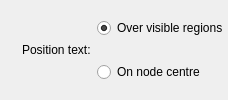
            <widget class="QWidget" name="widget_9" native="true">
             <layout class="QHBoxLayout" name="horizontalLayout_6">
              <property name="leftMargin">
               <number>0</number>
              </property>
              <property name="topMargin">
               <number>0</number>
              </property>
              <property name="rightMargin">
               <number>0</number>
              </property>
              <property name="bottomMargin">
               <number>0</number>
              </property>
              <item>
               <spacer name="horizontalSpacer_25">
                <property name="orientation">
                 <enum>Qt::Horizontal</enum>
                </property>
                <property name="sizeType">
                 <enum>QSizePolicy::Expanding</enum>
                </property>
                <property name="sizeHint" stdset="0">
                 <size>
                  <width>0</width>
                  <height>20</height>
                 </size>
                </property>
               </spacer>
              </item>
              <item>
               <widget class="InfoTextWidget" name="positionTextInfoText" native="true">
                <property name="sizePolicy">
                 <sizepolicy hsizetype="Fixed" vsizetype="Fixed">
                  <horstretch>0</horstretch>
                  <verstretch>0</verstretch>
                 </sizepolicy>
                </property>
                <property name="minimumSize">
                 <size>
                  <width>16</width>
                  <height>16</height>
                 </size>
                </property>
                <property name="toolTip">
                 <string>When 'Over visible regions' is selected, node labels will move based on the position of the view to stay visible.&lt;br&gt;&lt;br&gt;
                                              When 'On node centre' is selected, node labels will always be displayed at the centre of each node, regardless of the view's position.</string>
                </property>
               </widget>
              </item>
              <item>
               <widget class="QLabel" name="label_48">
                <property name="sizePolicy">
                 <sizepolicy hsizetype="Minimum" vsizetype="Preferred">
                  <horstretch>0</horstretch>
                  <verstretch>0</verstretch>
                 </sizepolicy>
                </property>
                <property name="text">
                 <string>Position text:</string>
                </property>
               </widget>
              </item>
              <item>
               <widget class="QWidget" name="widget_15" native="true">
                <layout class="QVBoxLayout" name="verticalLayout_2">
                 <property name="spacing">
                  <number>-1</number>
                 </property>
                 <property name="leftMargin">
                  <number>0</number>
                 </property>
                 <property name="topMargin">
                  <number>0</number>
                 </property>
                 <property name="rightMargin">
                  <number>0</number>
                 </property>
                 <property name="bottomMargin">
                  <number>0</number>
                 </property>
                 <item>
                  <widget class="QRadioButton" name="positionVisibleRadioButton">
                   <property name="focusPolicy">
                    <enum>Qt::StrongFocus</enum>
                   </property>
                   <property name="text">
                    <string>Over visible regions</string>
                   </property>
                   <property name="checked">
                    <bool>true</bool>
                   </property>
                  </widget>
                 </item>
                 <item>
                  <widget class="QRadioButton" name="positionCentreRadioButton">
                   <property name="focusPolicy">
                    <enum>Qt::StrongFocus</enum>
                   </property>
                   <property name="text">
                    <string>On node centre</string>
                   </property>
                  </widget>
                 </item>
                </layout>
               </widget>
              </item>
              <item>
               <spacer name="horizontalSpacer_26">
                <property name="orientation">
                 <enum>Qt::Horizontal</enum>
                </property>
                <property name="sizeType">
                 <enum>QSizePolicy::Expanding</enum>
                </property>
                <property name="sizeHint" stdset="0">
                 <size>
                  <width>0</width>
                  <height>20</height>
                 </size>
                </property>
               </spacer>
              </item>
             </layout>
            </widget>
